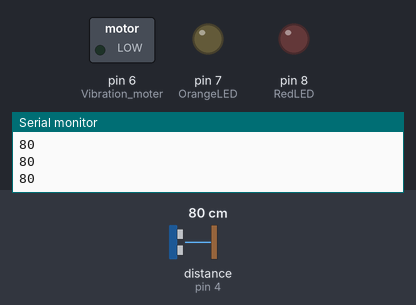
Bench run of a sketch on a simulated Arduino Uno, built with avr-gcc and run on an emulated ATmega328P. Parts: switched loads named in the sketch (green lamp = pin HIGH), output pins drawn as LEDs (lit = HIGH), the last lines printed to the serial monitor. Wiring (inferred from the names in the program): ultrasonic range finder: trigger pin 5; echo pin 4. Inputs (shaded band) come from the test bench; at power-on: distance to the obstacle (sensor on pin 4) 80 cm. The echo pulse lasts 58.3 µs per cm; pins used as bus, display or sensor lines are not drawn.

Above: at 1.2 s.
1.3 s: distance to the obstacle (sensor on pin 4) set to 44 cm
At 2.1 s:
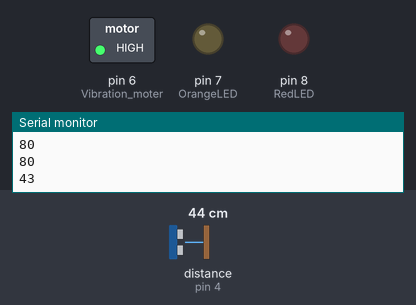
4.1 s: distance to the obstacle (sensor on pin 4) set to 37 cm
At 5.75 s:
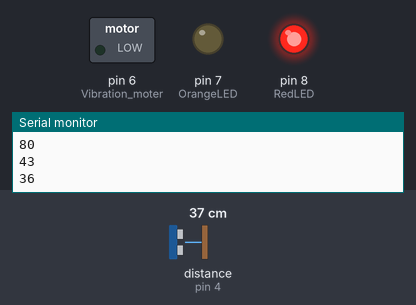
7.1 s: distance to the obstacle (sensor on pin 4) set to 60 cm
At 7.56 s:
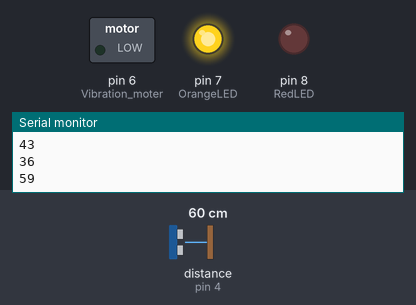
Timing chart, 0 to 10.2 s (numbered marks = the images above; inputs shaded):
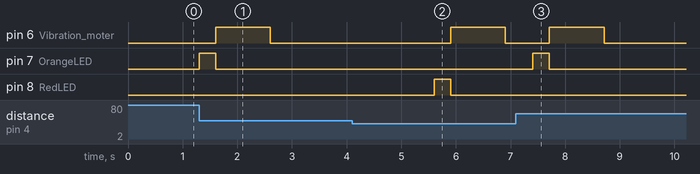

The sketch:

Ultrasonic_distance_sensor.ino
```cpp
int distance = 0;                 // Distance is 0
int ECHO = 4;                     // Pin number of echoPin is 4
int TRIG = 5;                     // Pin number of triggerPin is 5
int Vibration_moter = 6;          // Pin number of Vibration_moter is 6
int OrangeLED = 7;                // Pin number of OrangeLED is 7
int RedLED = 8;                   // Pin number of RedLED is 8

int Pin[3] = {Vibration_moter, RedLED, OrangeLED};

long readUltrasonicDistance(int trigger, int echo)    // A function called readUltrasonicDistance
{
  pinMode(trigger, OUTPUT);         // Clear the trigger
  digitalWrite(trigger, LOW);
  delayMicroseconds(2);           // Sets the trigger pin to LOW state for 2 microseconds
  digitalWrite(trigger, HIGH);
  delayMicroseconds(10);          // Sets the trigger pin to HIGH state for 10 microseconds
  digitalWrite(trigger, LOW);
  pinMode(echo, INPUT);           // Reads the echo pin, and returns the sound wave travel time in microseconds

  return pulseIn(echo, HIGH);
}

void setup()
{
  Serial.begin(9600);
  for (int i = 0; i < 3; i++)
  {
    pinMode(Pin[i], OUTPUT);
  }
}

void Led (int Numpin, int Cmd, int nDelay)    // A function called Led
{
  digitalWrite(Numpin, Cmd);
  delay(nDelay);
}

void Vibration (int Numpin, int Cmd, int nDelay)    // A function called Vibration
{
  digitalWrite(Numpin, Cmd);
  delay(nDelay);
}

void loop()
{
  distance = 0.01723 * readUltrasonicDistance(TRIG, ECHO);
  Serial.println(distance);
  if ((distance < 80) && (distance >= 40))        // Distance is greater than 40 and less than 80.
  {
    Led(OrangeLED, HIGH, 300);                    // The value of OrangeLED is 1, Wait for 300 millisecond(s)
    Led(OrangeLED, LOW, 0);                       // The value of OrangeLED is 0, Wait for 0 millisecond(s)
    Led(RedLED, LOW, 0);                          // The value of RedLED is 0, Wait for 0 millisecond(s)
    Vibration(Vibration_moter, HIGH, 1000);       // The value of Vibration_moter is 1, Wait for 1000 millisecond(s)
    Vibration(Vibration_moter, LOW, 3000);        // The value of Vibration_moter is 0, Wait for 3000 millisecond(s)
  }
  else if ((distance < 40) && (distance >= 10))   // Distance is greater than 10and less than 40.
  {
    Led(OrangeLED, LOW, 0);                       // The value of OrangeLED is 0, Wait for 0 millisecond(s)
    Led(RedLED, HIGH, 300);                       // The value of RedLED is 1, Wait for 300 millisecond(s)
    Led(RedLED, LOW, 0);                          // The value of RedLED is 0, Wait for 0 millisecond(s)
    Vibration(Vibration_moter, HIGH, 1000);      // The value of Vibration_moter is 1, Wait for 1000 millisecond(s)
    Vibration(Vibration_moter, LOW, 500);        // The value of Vibration_moter is 0, Wait for 500 millisecond(s)
  }
  else
  {
    digitalWrite(RedLED, LOW);                   // The value of RedLED is 0
    digitalWrite(OrangeLED, LOW);                // The value of OrangeLED is 0
    digitalWrite(Vibration_moter, LOW);          // The value of Vibration_moter is 0
  }
}
```

Measured:
- the behaviour switches between 41 and 40 cm on distance to the obstacle (sensor on pin 4) (found by bisection; images 1 and 2)
- after the input at 1.3 s, pin 6 (Vibration_moter): LOW → HIGH after 0.30 s, → LOW 1.0 s later; pin 7 (OrangeLED): LOW → HIGH at once, → LOW 0.30 s later
- after the input at 4.1 s, pin 7 (OrangeLED): stays LOW (without the input it goes to HIGH after 1.5 s); pin 8 (RedLED): LOW → HIGH after 1.5 s, → LOW 0.30 s later
- after the input at 7.1 s, pin 6 (Vibration_moter): goes on until 8.7 s, then stays LOW; pin 7 (OrangeLED): LOW → HIGH after 0.31 s, → LOW 0.30 s later; pin 8 (RedLED): stops changing and stays LOW
